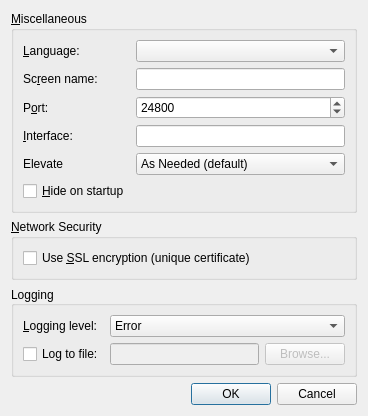
<?xml version="1.0" encoding="UTF-8"?>
<ui version="4.0">
 <class>SettingsDialogBase</class>
 <widget class="QDialog" name="SettingsDialogBase">
  <property name="geometry">
   <rect>
    <x>0</x>
    <y>0</y>
    <width>368</width>
    <height>380</height>
   </rect>
  </property>
  <property name="windowTitle">
   <string>Settings</string>
  </property>
  <layout class="QVBoxLayout" name="verticalLayout">
   <item>
    <widget class="QGroupBox" name="m_pGroupAdvanced">
     <property name="title">
      <string>&amp;Miscellaneous</string>
     </property>
     <layout class="QGridLayout" name="gridLayout_3">
      <item row="1" column="0">
       <widget class="QLabel" name="m_pLabel_19">
        <property name="minimumSize">
         <size>
          <width>75</width>
          <height>0</height>
         </size>
        </property>
        <property name="text">
         <string>Sc&amp;reen name:</string>
        </property>
        <property name="buddy">
         <cstring>m_pLineEditScreenName</cstring>
        </property>
       </widget>
      </item>
      <item row="1" column="1">
       <widget class="QLineEdit" name="m_pLineEditScreenName">
        <property name="enabled">
         <bool>true</bool>
        </property>
       </widget>
      </item>
      <item row="2" column="0">
       <widget class="QLabel" name="m_pLabel_20">
        <property name="text">
         <string>P&amp;ort:</string>
        </property>
        <property name="buddy">
         <cstring>m_pSpinBoxPort</cstring>
        </property>
       </widget>
      </item>
      <item row="2" column="1">
       <widget class="QSpinBox" name="m_pSpinBoxPort">
        <property name="enabled">
         <bool>true</bool>
        </property>
        <property name="sizePolicy">
         <sizepolicy hsizetype="MinimumExpanding" vsizetype="Fixed">
          <horstretch>0</horstretch>
          <verstretch>0</verstretch>
         </sizepolicy>
        </property>
        <property name="maximum">
         <number>65535</number>
        </property>
        <property name="value">
         <number>24800</number>
        </property>
       </widget>
      </item>
      <item row="3" column="0">
       <widget class="QLabel" name="m_pLabel_21">
        <property name="text">
         <string>&amp;Interface:</string>
        </property>
        <property name="buddy">
         <cstring>m_pLineEditInterface</cstring>
        </property>
       </widget>
      </item>
      <item row="3" column="1">
       <widget class="QLineEdit" name="m_pLineEditInterface">
        <property name="enabled">
         <bool>true</bool>
        </property>
       </widget>
      </item>
      <item row="0" column="0">
       <widget class="QLabel" name="m_pLabel_27">
        <property name="sizePolicy">
         <sizepolicy hsizetype="Preferred" vsizetype="Preferred">
          <horstretch>0</horstretch>
          <verstretch>0</verstretch>
         </sizepolicy>
        </property>
        <property name="minimumSize">
         <size>
          <width>75</width>
          <height>0</height>
         </size>
        </property>
        <property name="text">
         <string>&amp;Language:</string>
        </property>
        <property name="buddy">
         <cstring>m_pComboLanguage</cstring>
        </property>
       </widget>
      </item>
      <item row="0" column="1">
       <widget class="QComboBox" name="m_pComboLanguage"/>
      </item>
      <item row="5" column="0">
       <widget class="QCheckBox" name="m_pCheckBoxAutoHide">
        <property name="text">
         <string>&amp;Hide on startup</string>
        </property>
       </widget>
      </item>
      <item row="4" column="1">
       <widget class="QComboBox" name="m_pComboElevate">
        <property name="toolTip">
         <string>Specify when the Synergy service should run at an elevated privilege level</string>
        </property>
        <item>
         <property name="text">
          <string>As Needed (default)</string>
         </property>
        </item>
        <item>
         <property name="text">
          <string>Always</string>
         </property>
        </item>
        <item>
         <property name="text">
          <string>Never</string>
         </property>
        </item>
       </widget>
      </item>
      <item row="4" column="0">
       <widget class="QLabel" name="m_pLabel_28">
        <property name="text">
         <string>Elevate</string>
        </property>
       </widget>
      </item>
     </layout>
    </widget>
   </item>
   <item>
    <widget class="QGroupBox" name="m_pGroupNetworkSecurity">
     <property name="enabled">
      <bool>true</bool>
     </property>
     <property name="sizePolicy">
      <sizepolicy hsizetype="Preferred" vsizetype="Preferred">
       <horstretch>0</horstretch>
       <verstretch>0</verstretch>
      </sizepolicy>
     </property>
     <property name="title">
      <string>&amp;Network Security</string>
     </property>
     <layout class="QFormLayout" name="formLayout">
      <property name="fieldGrowthPolicy">
       <enum>QFormLayout::AllNonFixedFieldsGrow</enum>
      </property>
      <item row="0" column="0">
       <widget class="QCheckBox" name="m_pCheckBoxEnableCrypto">
        <property name="text">
         <string>Use &amp;SSL encryption (unique certificate)</string>
        </property>
       </widget>
      </item>
      <item row="0" column="1">
       <spacer name="horizontalSpacer">
        <property name="orientation">
         <enum>Qt::Horizontal</enum>
        </property>
        <property name="sizeHint" stdset="0">
         <size>
          <width>40</width>
          <height>20</height>
         </size>
        </property>
       </spacer>
      </item>
     </layout>
    </widget>
   </item>
   <item>
    <widget class="QGroupBox" name="m_pGroupLog">
     <property name="sizePolicy">
      <sizepolicy hsizetype="Preferred" vsizetype="Preferred">
       <horstretch>0</horstretch>
       <verstretch>0</verstretch>
      </sizepolicy>
     </property>
     <property name="title">
      <string>Logging</string>
     </property>
     <property name="alignment">
      <set>Qt::AlignLeading|Qt::AlignLeft|Qt::AlignVCenter</set>
     </property>
     <property name="flat">
      <bool>false</bool>
     </property>
     <layout class="QGridLayout" name="gridLayout_2">
      <item row="0" column="0">
       <widget class="QLabel" name="m_pLabel_3">
        <property name="minimumSize">
         <size>
          <width>75</width>
          <height>0</height>
         </size>
        </property>
        <property name="text">
         <string>&amp;Logging level:</string>
        </property>
        <property name="buddy">
         <cstring>m_pComboLogLevel</cstring>
        </property>
       </widget>
      </item>
      <item row="0" column="1" colspan="2">
       <widget class="QComboBox" name="m_pComboLogLevel">
        <item>
         <property name="text">
          <string>Error</string>
         </property>
        </item>
        <item>
         <property name="text">
          <string>Warning</string>
         </property>
        </item>
        <item>
         <property name="text">
          <string>Note</string>
         </property>
        </item>
        <item>
         <property name="text">
          <string>Info</string>
         </property>
        </item>
        <item>
         <property name="text">
          <string>Debug</string>
         </property>
        </item>
        <item>
         <property name="text">
          <string>Debug1</string>
         </property>
        </item>
        <item>
         <property name="text">
          <string>Debug2</string>
         </property>
        </item>
       </widget>
      </item>
      <item row="1" column="0">
       <widget class="QCheckBox" name="m_pCheckBoxLogToFile">
        <property name="text">
         <string>Log to file:</string>
        </property>
       </widget>
      </item>
      <item row="1" column="1">
       <widget class="QLineEdit" name="m_pLineEditLogFilename">
        <property name="enabled">
         <bool>false</bool>
        </property>
       </widget>
      </item>
      <item row="1" column="2">
       <widget class="QPushButton" name="m_pButtonBrowseLog">
        <property name="enabled">
         <bool>false</bool>
        </property>
        <property name="text">
         <string>Browse...</string>
        </property>
       </widget>
      </item>
     </layout>
    </widget>
   </item>
   <item>
    <spacer name="verticalSpacer">
     <property name="orientation">
      <enum>Qt::Vertical</enum>
     </property>
     <property name="sizeHint" stdset="0">
      <size>
       <width>20</width>
       <height>40</height>
      </size>
     </property>
    </spacer>
   </item>
   <item>
    <widget class="QDialogButtonBox" name="buttonBox">
     <property name="orientation">
      <enum>Qt::Horizontal</enum>
     </property>
     <property name="standardButtons">
      <set>QDialogButtonBox::Cancel|QDialogButtonBox::Ok</set>
     </property>
    </widget>
   </item>
  </layout>
 </widget>
 <tabstops>
  <tabstop>m_pComboLanguage</tabstop>
  <tabstop>m_pLineEditScreenName</tabstop>
  <tabstop>m_pSpinBoxPort</tabstop>
  <tabstop>m_pLineEditInterface</tabstop>
  <tabstop>m_pComboLogLevel</tabstop>
  <tabstop>m_pCheckBoxLogToFile</tabstop>
  <tabstop>m_pLineEditLogFilename</tabstop>
  <tabstop>m_pButtonBrowseLog</tabstop>
  <tabstop>buttonBox</tabstop>
 </tabstops>
 <resources/>
 <connections>
  <connection>
   <sender>buttonBox</sender>
   <signal>accepted()</signal>
   <receiver>SettingsDialogBase</receiver>
   <slot>accept()</slot>
   <hints>
    <hint type="sourcelabel">
     <x>266</x>
     <y>340</y>
    </hint>
    <hint type="destinationlabel">
     <x>157</x>
     <y>274</y>
    </hint>
   </hints>
  </connection>
  <connection>
   <sender>buttonBox</sender>
   <signal>rejected()</signal>
   <receiver>SettingsDialogBase</receiver>
   <slot>reject()</slot>
   <hints>
    <hint type="sourcelabel">
     <x>334</x>
     <y>340</y>
    </hint>
    <hint type="destinationlabel">
     <x>286</x>
     <y>274</y>
    </hint>
   </hints>
  </connection>
 </connections>
</ui>
